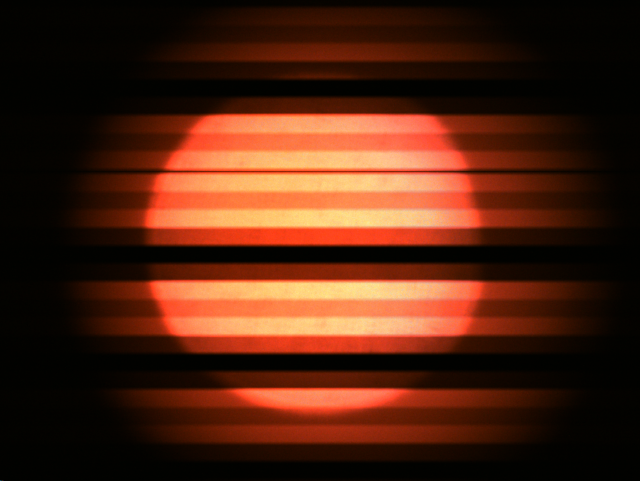
//> input picture frame-00-28-40-34-40-25-(2).tif, 1280 x 962 px (shown at 1/2 size)
$ ./auto_classifier 'frame-00-28-40-34-40-25-(2).tif'   (built with g++ and OpenCV 4)
//> lines starting //> are read from the running program, lines starting //| are printed output that depends on the picture; after the words box and inside, x2 and y2 are one past the last pixel; in counts of white or black regions, pixels touching at a corner belong together
#include <iostream>
#include <vector>
#include <opencv2/core/mat.hpp>
#include <opencv2/highgui/highgui.hpp>
#include <opencv2/imgproc/imgproc.hpp>

#define SHOW_PREVIEW
#define DEBUG

const int canny_threshold = 15;
const int accumulator_threshold = 60;
const int roi_to_edge = 10;             // Blank region between ROI and the edges.

const int extract_width = 20; // Strip width during the signal extraction.

const int levels_of_signal = 5;

const int valid_signal_duration_threshold = 10;  // Peak-to-Peak shall separate N pixels.

#ifdef SHOW_PREVIEW
const std::string preview_window_title = "Preview";
cv::Mat preview;

cv::Point sample_start, sample_end;
#endif

static cv::Point GetCenter(const std::vector<cv::Vec3f> &source, int index) {
	return cv::Point(std::round(source[index][0]), std::round(source[index][1]));
}

static int GetRadius(const std::vector<cv::Vec3f> &source, int index) {
	return std::round(source[index][2]);
}

// Step 1
static void Crop2Source(const cv::Mat &original_img,
                        cv::Mat &cropped_img, cv::Mat &signal) {
	// Generate gray scale image for blurring.
	cv::Mat gray_img;
	cv::cvtColor(original_img, gray_img, CV_BGR2GRAY);

	// Use gaussian blur to reduce the background noise.
	cv::GaussianBlur(gray_img,              // Gray-scale source image.
	                 gray_img,              // Directly blur the gray-scale image.
	                 cv::Size(27, 27),      // Gaussian kernel size, try-n-error.
	                 2, 2);                 // Kernel S.D. in X and Y direction.

	// Hold the image of detected circles.
	std::vector<cv::Vec3f> circles;

	// Start the detection.
	cv::HoughCircles(gray_img,             // Blurred gray-scale image.
	                 circles,              // Output vector.
	                 cv::HOUGH_GRADIENT,
	                 1,                    // Resolution of the internal accumulator.
	                 gray_img.rows/8,      // Minimum distance between centers.
	                 canny_threshold,
	                 accumulator_threshold,
	                 200,                  // Minimum circle radius.
	                 0);                   // Maximum circle radius, 0 as unlimited.

	// Only the largest circle is consider as our target.
	int max_radius = -1;
	cv::Point center;
	for(size_t i = 0; i < circles.size(); i++) {
		int tmp_radius = GetRadius(circles, i);
		if(tmp_radius > max_radius) {
			max_radius = tmp_radius;
			center = GetCenter(circles, i);
		}
	}

	// Crop the image to ROI.
	cv::Point delta = cv::Point(max_radius + roi_to_edge,
	                            max_radius + roi_to_edge);
	cv::Rect roi(center - delta,        // Diagnol position 1.
	             center + delta);       // Diagnol position 2.
	cropped_img = original_img.clone();
	cropped_img = cropped_img(roi);
	center = delta;            // Remove the offset, since the image is cropped.

	// Retrieve the signal, located at the diameter.
	// signal = cropped_img.col(center.x).rowRange(center.y - max_radius,
	//                                            center.y + max_radius);
	signal = cropped_img.colRange(center.x - extract_width,
	                              center.x + extract_width).rowRange(center.y - max_radius,
	                                                                 center.y + max_radius);

	#ifdef SHOW_PREVIEW
	// Color histogram of the extracted signal.
	#endif

	#ifdef SHOW_PREVIEW
	preview = cropped_img.clone();

	// Circle the light source.
	cv::circle(preview, center, max_radius,
	           cv::Scalar(0, 0, 255),  // Color of the circle outline.
	           1);                     // Thickenss.

	// Draw the diameter.
	cv::Point y_delta = cv::Point(0, max_radius);
	sample_start = center - y_delta;
	sample_end = center + y_delta;
	cv::line(preview,
	         sample_start,
	         sample_end,
	         cv::Scalar(255, 0, 0),    // Color of the extracted location.
	         1);                       // Thickness.

	cv::imshow(preview_window_title, preview);
	#endif
}

// Step 2
static void Quantized2Level(const cv::Mat &cropped_img, const int n_levels,
                            cv::Mat &quantized_img) {
	// Convert to L*a*b* color space and 32-bit float.
	cv::Mat lab_img;
	cropped_img.convertTo(lab_img, CV_32FC3);
	// cv::cvtColor(lab_img, lab_img, CV_BGR2Lab);

	/*
	   // Perform in-place unsharp masking.
	   cv::Mat blured_lab_img;
	   cv::GaussianBlur(lab_img,               // Gray-scale source image.
	                 blured_lab_img,        // Directly blur the gray-scale image.
	                 cv::Size(27, 27),      // Gaussian kernel size, try-n-error.
	                 5, 5);                 // Kernel S.D. in X and Y direction.
	   cv::addWeighted(lab_img,        // First input array.
	                2,            // Weight of the first array.
	                blured_lab_img, // Second input array.
	                -0.5,           // Weight of the second array.
	                0,              // Gamma, scalar added to each sum.
	                lab_img);
	 */

	// Reshpae the array for further K-mean processing.
	// (M, N, n-channels) -> (MxN, n-channels)
	cv::Size img_size = cropped_img.size();
	int n_pixels = img_size.width * img_size.height;
	lab_img = lab_img.reshape(0, n_pixels);

	// Apply K-mean.
	cv::Mat_<int> indices(lab_img.size(), CV_32SC1);
	cv::Mat centers;
	cv::kmeans(lab_img,  // Sample array, 1 row per sample.
	           n_levels, // Number of clusters to split the set by.
	           indices,  // Integer artray that stores the cluster indices for every sample.
	           cv::TermCriteria(cv::TermCriteria::EPS + cv::TermCriteria::COUNT, 10, 1.0),
	           3,   // Number of times the algorithm executed with different init labels.
	           cv::KMEANS_PP_CENTERS,
	           centers);
	std::cerr << "centers = " << std::endl << " " << centers << std::endl << std::endl;

	// Recalculate the indices.
	cv::Mat level_lookup;
	// Weight the centroids by RGB and sum to a single column.
	cv::Mat weighted_centers = centers.clone();
	cv::Scalar weight(0, 256, 512);
	int n_rows = weighted_centers.size().height;
	for(int i = 0; i < n_rows; i++)
		weighted_centers.row(i) += weight;
	cv::reduce(weighted_centers, weighted_centers, 1, CV_REDUCE_SUM);

	// Get the sorted index as the lookup table.
	cv::sortIdx(weighted_centers, level_lookup, cv::SORT_EVERY_COLUMN | cv::SORT_DESCENDING);
	#ifdef DEBUG
	std::cerr << "remap = " << std::endl << " " << level_lookup << std::endl << std::endl;
	#endif

	// Fit the result, change the pixel values to centers of the clusters.
	quantized_img = cv::Mat(lab_img.size(), CV_8UC1);
	cv::MatIterator_<uchar> pixel = quantized_img.begin<uchar>();
	cv::MatIterator_<uchar> pixel_end = quantized_img.end<uchar>();
	for(int i = 0; pixel != pixel_end; i++, ++pixel) {
		// Offset the levels by 1 to avoid divide-by-0.
		int cluster_index = (levels_of_signal+1) - indices(i);
		// Evenly distributed in the gray scale.
		// *pixel = cv::saturate_cast<uchar>(level_lookup.at<int>(indices(i))); // 255 / cluster_index;
		*pixel = 255 / cluster_index;
	}

	// Reshape back to the target image size (M, N, n-channels).
	quantized_img = quantized_img.reshape(0, img_size.height);

	#ifdef SHOW_PREVIEW
	// Convert the quantized result from gray scale to RGB.
	cv::Mat colored;
	cv::cvtColor(quantized_img, colored, CV_GRAY2BGR);

	// Select the region for duplicate.
	cv::Point x_delta(extract_width, 0);
	cv::Mat region_to_replace = preview(cv::Rect(sample_start - x_delta,
	                                             sample_end + x_delta));
	colored.copyTo(region_to_replace);

	cv::imshow(preview_window_title, preview);
	#endif

	// Average the cols to acquire a single row.
	cv::reduce(quantized_img, quantized_img, 1, CV_REDUCE_AVG);
}

// Step 3
static void ExtractSignal(const cv::Mat &quantized_signal, const int threshold,
                          std::vector<int> &extracted_result) {
	// Wipe the vector.
	extracted_result.clear();

	#ifdef SHOW_PREVIEW
	std::vector<int> measure_pos;
	#endif

	// Find all the local maxima.
	// Since the data is quantized, only the difference is required,
	//  and ignore all the signals that are too close to each other.
	int n_rows = quantized_signal.size().height;
	uchar tmp_val = 255, curr_val;
	for(int i = 0, distance = 0; i < n_rows; i++, distance++) {
		curr_val = quantized_signal.at<uchar>(i);

		#ifdef DEBUG
		std::cerr << "prev value = " << (int)tmp_val << std::endl;
		std::cerr << "curr value = " << (int)curr_val << std::endl;
		std::cerr << "distance   = " << distance << std::endl << std::endl;
		#endif

		if(curr_val != tmp_val) {
			tmp_val = curr_val;
			if(distance <= threshold) {
				if(!extracted_result.empty()) {
					extracted_result.pop_back();
					#ifdef SHOW_PREVIEW
					measure_pos.pop_back();
					#endif
				}
			}

			distance = 0;
			extracted_result.push_back((int)curr_val);
			#ifdef SHOW_PREVIEW
			measure_pos.push_back(i);
			#endif
		}
	}

	#ifdef SHOW_PREVIEW
	for(unsigned int i = 0; i < measure_pos.size(); i++)
		cv::circle(preview, cv::Point(sample_start.x, measure_pos[i]), 1, cv::Scalar(255,255,255), -1);
	cv::imshow(preview_window_title, preview);
	#endif
}

int main(int argc, char **argv) {
	if(argc < 2) {
		std::cerr << "No input image specified.\n" << std::endl;
		std::cerr << "usage: " << argv[0] << " [path to image]" << std::endl;
		return -1;
	}

	// Read the image.
	cv::Mat original_img = cv::imread(argv[1], 1);
//> original_img is the input picture: 962 rows x 1280 cols, CV_8UC3; mean B, G, R 17.4, 35.3, 77.7
	if(original_img.empty()) {
		std::cerr << "Invlaid image.\n";
		return -1;
	}

	#ifdef SHOW_PREVIEW
	cv::namedWindow(preview_window_title, cv::WINDOW_AUTOSIZE);
	#endif

	cv::Mat cropped_img; // Cropped to the targeted light source.
	cv::Mat raw_signal;   // The desired signal pattern extracted from the diameter.
	Crop2Source(original_img, cropped_img, raw_signal);
//> in Crop2Source, `cv::cvtColor(original_img, gray_img, CV_BGR2GRAY);`:
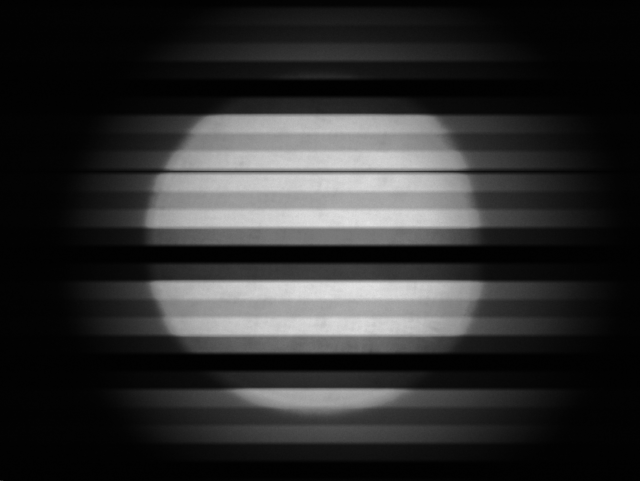
//> gray_img: 962 rows x 1280 cols, CV_8UC1 (shown at 1/2 size); min 0, max 229, mean 45.9
//> in Crop2Source, `cv::HoughCircles(gray_img, circles, cv::HOUGH_GRADIENT, 1, gray_img.ro..`: circles = 1 circle (x, y, radius): [623.5, 490.5, 336.1]
//> the loop in Crop2Source, `for(size_t i = 0; i < circles.size(); i++)` made 1 pass
//> (tmp_radius, max_radius, center) on pass 1: (336, 336, Point(624, 491))
//> after the loop in Crop2Source, `for(size_t i = 0; i < circles.size(); i++)`: circles = 1 item: [623.5, 490.5, 336.1]; max_radius = 336
//> in Crop2Source, `cv::Point delta = cv::Point(max_radius + roi_to_edge, max_radius + roi..`: delta = Point(346, 346)
//> in Crop2Source, `cv::Rect roi(center - delta, center + delta);`: roi = Rect(278, 145, 692, 692)
//> in Crop2Source, `cropped_img = cropped_img(roi);`:
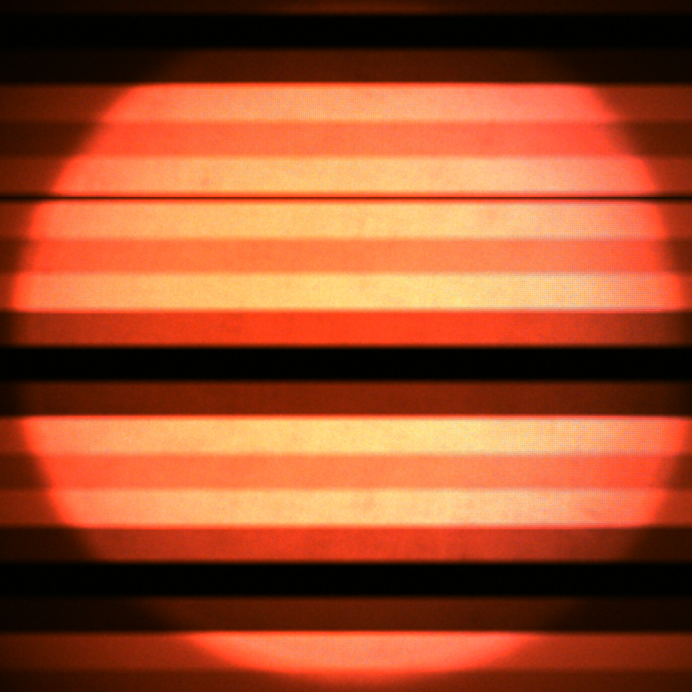
//> cropped_img: 692 rows x 692 cols, CV_8UC3; mean B, G, R 43.7, 77.5, 159.3
//> in Crop2Source, `center = delta;`: center = Point(346, 346)
//> in Crop2Source, `signal = cropped_img.colRange(center.x - extract_width, center.x + ext..`:
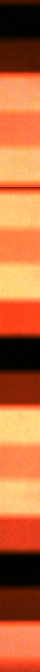
//> signal: 672 rows x 40 cols, CV_8UC3; mean B, G, R 58.7, 104.1, 188.1
//> in Crop2Source, `cv::Point y_delta = cv::Point(0, max_radius);`: y_delta = Point(0, 336)
//> in Crop2Source, `sample_start = center - y_delta;`: sample_start = Point(346, 10)
//> in Crop2Source, `sample_end = center + y_delta;`: sample_end = Point(346, 682)
//> in Crop2Source, `cv::line(preview, sample_start, sample_end, cv::Scalar(255, 0, 0), 1);`:
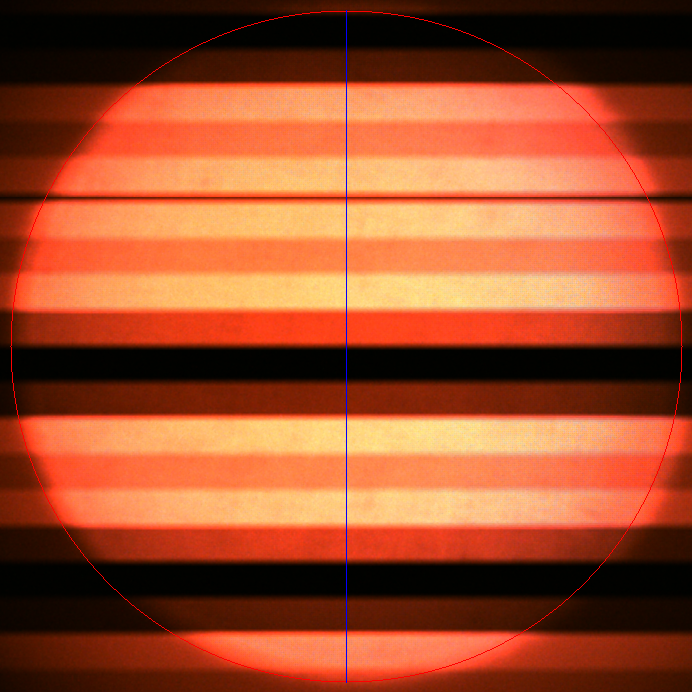
//> preview: 692 rows x 692 cols, CV_8UC3; mean B, G, R 43.9, 77.2, 159.6

	cv::Mat quantized_signal; // Color quantized signal.
	Quantized2Level(raw_signal, levels_of_signal, quantized_signal);
//> in Quantized2Level, `cv::kmeans(lab_img, n_levels, indices, cv::TermCriteria(cv::TermCriter..`: centers = [[78.82, 134.4, 254.1], [2.98, 27.5, 100.8], [120.3, 196.4, 254], [0.00638, 3.45, 7.12], [29.03, 66.37, 238.9]]
//> in Quantized2Level, `cv::Mat weighted_centers = centers.clone();`: weighted_centers has the same summary as centers
//> in Quantized2Level, `cv::reduce(weighted_centers, weighted_centers, 1, CV_REDUCE_SUM);`: weighted_centers = [467.3, 131.3, 570.7, 10.58, 334.3]
//> in Quantized2Level, `cv::sortIdx(weighted_centers, level_lookup, cv::SORT_EVERY_COLUMN | cv..`: level_lookup = [2, 0, 4, 1, 3]
//> in Quantized2Level, `quantized_img = quantized_img.reshape(0, img_size.height);`:
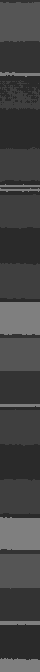
//> quantized_img: 672 rows x 40 cols, CV_8UC1; min 42, max 127, mean 67.6
//> in Quantized2Level, `cv::Mat region_to_replace = preview(cv::Rect(sample_start - x_delta, s..`:
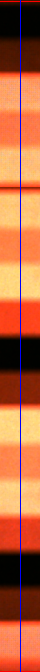
//> region_to_replace: 672 rows x 40 cols, CV_8UC3; mean B, G, R 63.5, 101.4, 183.8
//> in Quantized2Level, `colored.copyTo(region_to_replace);`:
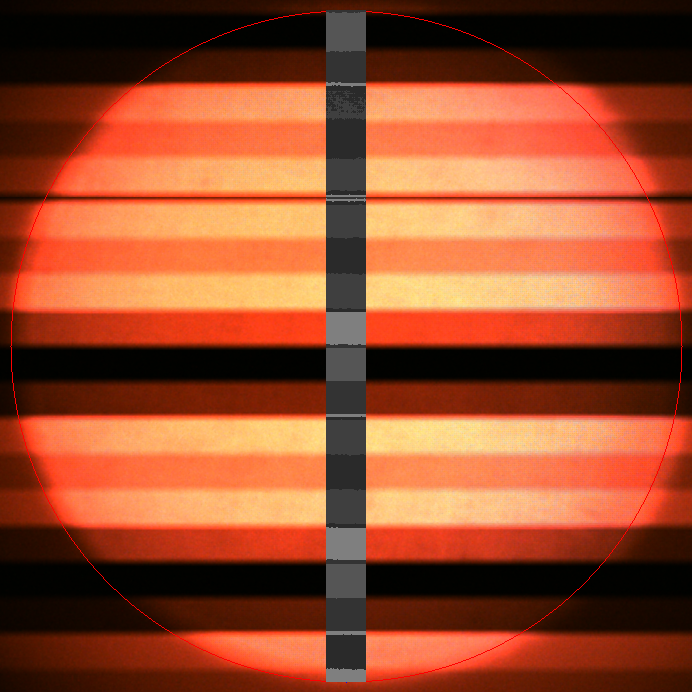
//> preview: 692 rows x 692 cols, CV_8UC3; 5.61% of pixels changed, all inside (x1, y1, x2, y2) = (326, 10, 366, 682)
//> in Quantized2Level, `cv::reduce(quantized_img, quantized_img, 1, CV_REDUCE_AVG);`: quantized_img = 672 values, max 127 at index 73, min 42 at index 77, mean 67.64
//> quantized_signal has the same summary as quantized_img in Quantized2Level

	std::vector<int> result;
	ExtractSignal(quantized_signal, valid_signal_duration_threshold, result);
//> the loop in ExtractSignal, `for(int i = 0, distance = 0; i < n_rows; i++, distance++)` made 672 passes
//> (curr_val, tmp_val) on passes 1, 3, 4, 42, 43, 73, 74, 76, 77, 78, 81, 82: (51, 51), (67, 67), (85, 85), (62, 62), (51, 51), (68, 68), (127, 127), (116, 116), (46, 46), (42, 42), (43, 43), (51, 51)
//> curr_val on passes 2, 5, 6, 7, 8, 9: 51, 85, 85, 85, 85, 85
//> after the loop in ExtractSignal, `for(int i = 0, distance = 0; i < n_rows; i++, distance++)`: tmp_val = 127; extracted_result = 18 values, max 127 at index 7, min 42 at index 2, mean 70.67; measure_pos = 18 values from 3 to 660
//> the loop in ExtractSignal, `for(unsigned int i = 0; i < measure_pos.size(); i++)` made 18 passes
//> after the loop in ExtractSignal, `for(unsigned int i = 0; i < measure_pos.size(); i++)`: preview: 692 rows x 692 cols, CV_8UC3; 90 pixels changed, all inside (x1, y1, x2, y2) = (345, 2, 348, 662)
//> result has the same summary as extracted_result in ExtractSignal

	std::cout << "result = " << std::endl << " [ ";
	for(unsigned int i = 0; i < result.size(); i++)
		std::cout << result[i] << " ";
//> this loop made 18 passes
//| 85 51 42 63 63 42 63 127
//> (output is shown up to pass 8 of 18)
	std::cout << "]" << std::endl;

	#ifdef SHOW_PREVIEW
	// Wait for key press.
	cv::waitKey(0);

	// Close all the opened windows.
	cv::destroyAllWindows();
	#endif

	return 0;
}
